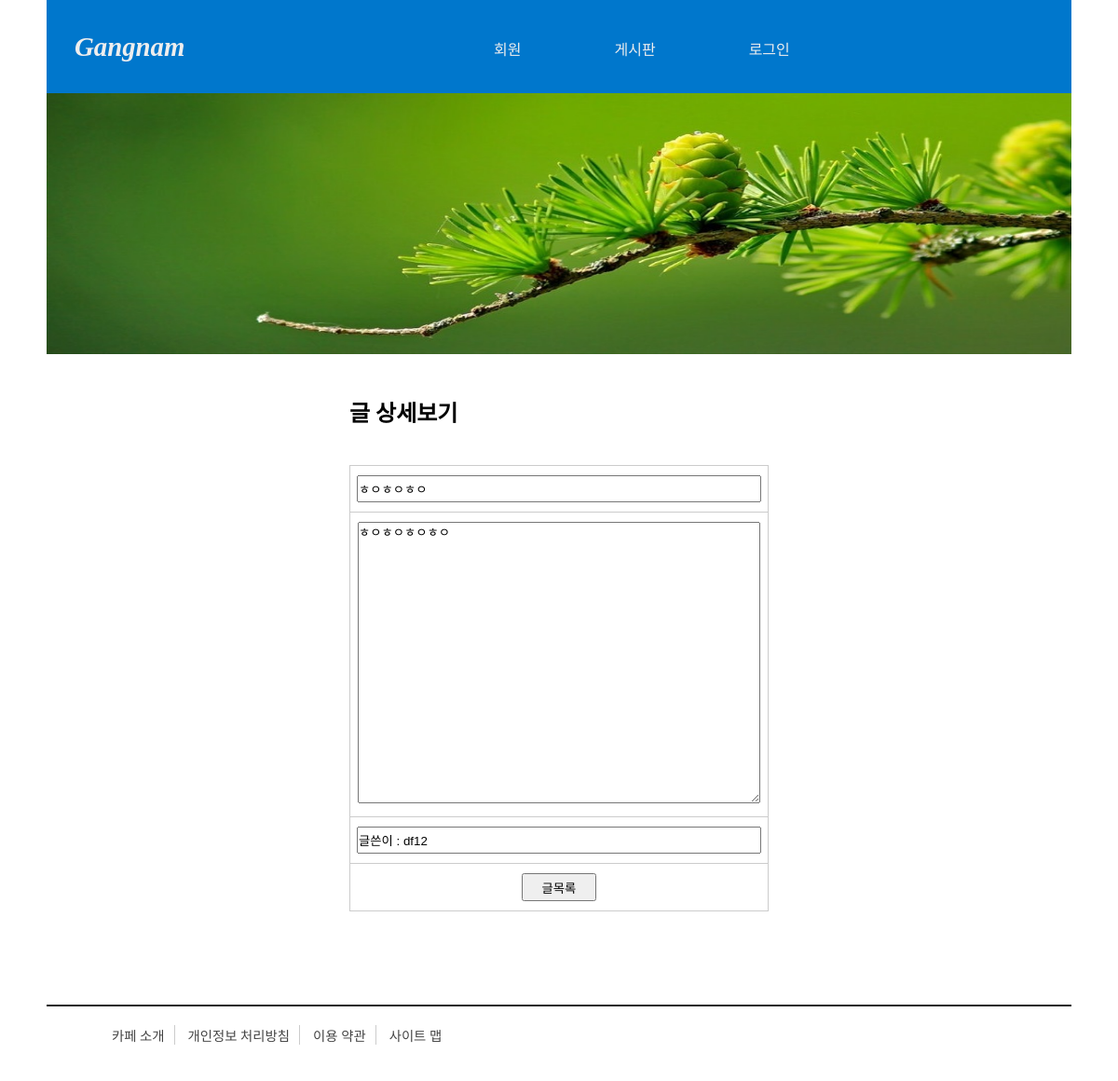
Page /detail/3 on the earlier database version.
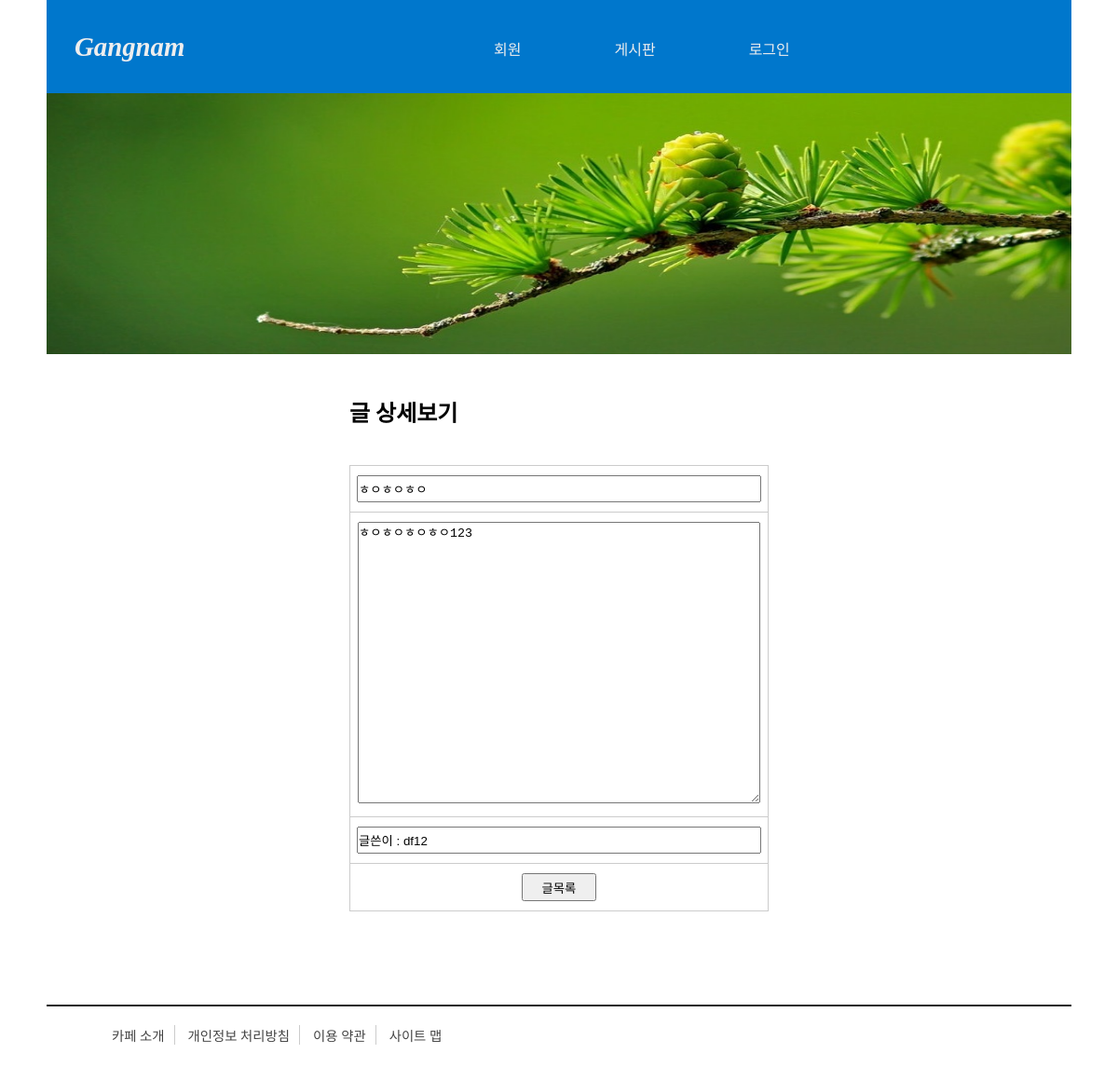
Same page on the later database version.
### tables this page shows
CREATE TABLE board(
        bno INTEGER PRIMARY KEY AUTOINCREMENT,
        title TEXT NOT NULL,
        content TEXT NOT NULL,
        createdate DATETIME DEFAULT (datetime('now', 'localtime')),
        hit INTEGER DEFAULT 0,
        memberid TEXT NOT NULL,
        FOREIGN KEY(memberid) REFERENCES member(memberid) ON DELETE CASCADE);

### pyworks/member/start_app.py (the view)
@app.route('/detail/<int:bno>', methods=['GET'])
def detail(bno):  #매개변수로 bno 설정
    conn = getconn()
    cursor = conn.cursor()
    sql = f"SELECT * FROM board WHERE bno = {bno}"
    cursor.execute(sql)
    board = cursor.fetchone()  # 게시글 1개 가져옴
    hit = board[4]
    sql = f"UPDATE board SET hit = {hit + 1} WHERE bno = {bno}"
    cursor.execute(sql)
    conn.commit()
    conn.close()
    return render_template('detail.html', board=board)

### pyworks/member/start_app.py (called while the page is built)
def getconn():
    conn = sqlite3.connect("c:/green_project/sqlworks/pydb/memberdb.db")
    return conn

### pyworks/member/templates/detail.html (shortened to what this page needs)
<!DOCTYPE html>
<html lang="ko">
<head>
    <link rel="stylesheet"
          href="{{ url_for('static', filename='css/style.css') }}">
</head>
<body>
    <div id="container">
        {% include 'header.html' %}
        <div id="main-pic">
            <img src="{{ url_for('static', filename='images/header1.jpg') }}">
        </div>
        <section id="detail">
            <h2>글 상세보기</h2>
            <table>
                <tbody>
                    <tr>
                        <td>
                            <input type="text" name="title" value="{{ board[1] }}"
                                    readonly>
                        </td>
                    </tr>
                    <tr>
                        <td>
                            <textarea name="content" readonly>{{ board[2] }}</textarea>
                        </td>
                    </tr>
                    <tr>
                        <td>
                            <input type="text" name="memberid" readonly
                                   value="글쓴이 : {{ board[5] }}">
                        </td>
                    </tr>
                    <tr>
                        <td>
                            <a href="{{ url_for('boardlist') }}">
                                <button type="button">글목록</button>
                            </a>
                        </td>
                    </tr>
                </tbody>
            </table>
        </section>
        {% include 'footer.html' %}
    </div>
</body>
</html>

Differences in the rows shown:
changed board "ㅎㅇㅎㅇㅎㅇ": content "ㅎㅇㅎㅇㅎㅇㅎㅇ" → "ㅎㅇㅎㅇㅎㅇㅎㅇ123"
